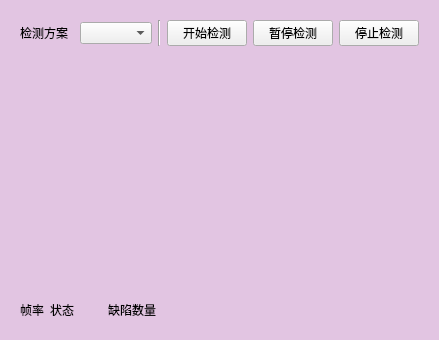
<?xml version="1.0" encoding="UTF-8"?>
<ui version="4.0">
 <class>Form</class>
 <widget class="QWidget" name="Form">
  <property name="geometry">
   <rect>
    <x>0</x>
    <y>0</y>
    <width>439</width>
    <height>340</height>
   </rect>
  </property>
  <property name="windowTitle">
   <string>Form</string>
  </property>
  <property name="styleSheet">
   <string notr="true">QWidget#Form{
    background-color: #E2C5E2;
}</string>
  </property>
  <layout class="QVBoxLayout" name="verticalLayout" stretch="0,10,1">
   <item>
    <widget class="QWidget" name="widget_5" native="true">
     <layout class="QHBoxLayout" name="horizontalLayout_5">
      <item>
       <widget class="QLabel" name="label_5">
        <property name="text">
         <string>检测方案</string>
        </property>
       </widget>
      </item>
      <item>
       <widget class="MultiSelectComboBox" name="comboBox"/>
      </item>
      <item>
       <widget class="Line" name="line">
        <property name="orientation">
         <enum>Qt::Orientation::Vertical</enum>
        </property>
       </widget>
      </item>
      <item>
       <widget class="QPushButton" name="pushButton">
        <property name="text">
         <string>开始检测</string>
        </property>
       </widget>
      </item>
      <item>
       <widget class="QPushButton" name="pushButton_2">
        <property name="text">
         <string>暂停检测</string>
        </property>
       </widget>
      </item>
      <item>
       <widget class="QPushButton" name="pushButton_3">
        <property name="text">
         <string>停止检测</string>
        </property>
       </widget>
      </item>
     </layout>
    </widget>
   </item>
   <item>
    <widget class="QWidget" name="widget" native="true">
     <layout class="QHBoxLayout" name="horizontalLayout_2">
      <item>
       <widget class="QWidget" name="widget_2" native="true">
        <layout class="QHBoxLayout" name="horizontalLayout_3">
         <item>
          <widget class="QLabel" name="label_3">
           <property name="text">
            <string/>
           </property>
          </widget>
         </item>
        </layout>
       </widget>
      </item>
      <item>
       <widget class="QWidget" name="widget_3" native="true">
        <layout class="QHBoxLayout" name="horizontalLayout_4">
         <item>
          <widget class="QLabel" name="label_4">
           <property name="text">
            <string/>
           </property>
          </widget>
         </item>
        </layout>
       </widget>
      </item>
     </layout>
    </widget>
   </item>
   <item>
    <widget class="QWidget" name="widget_4" native="true">
     <layout class="QHBoxLayout" name="horizontalLayout" stretch="0,1,1,5">
      <item>
       <widget class="QLabel" name="label_6">
        <property name="text">
         <string>帧率</string>
        </property>
       </widget>
      </item>
      <item>
       <widget class="QLabel" name="label">
        <property name="text">
         <string>状态</string>
        </property>
       </widget>
      </item>
      <item>
       <widget class="QLabel" name="label_2">
        <property name="text">
         <string>缺陷数量</string>
        </property>
       </widget>
      </item>
      <item>
       <spacer name="horizontalSpacer">
        <property name="orientation">
         <enum>Qt::Orientation::Horizontal</enum>
        </property>
        <property name="sizeHint" stdset="0">
         <size>
          <width>40</width>
          <height>20</height>
         </size>
        </property>
       </spacer>
      </item>
     </layout>
    </widget>
   </item>
  </layout>
 </widget>
 <customwidgets>
  <customwidget>
   <class>MultiSelectComboBox</class>
   <extends>QComboBox</extends>
   <header location="global">multiselectcombobox.h</header>
  </customwidget>
 </customwidgets>
 <resources/>
 <connections/>
</ui>
